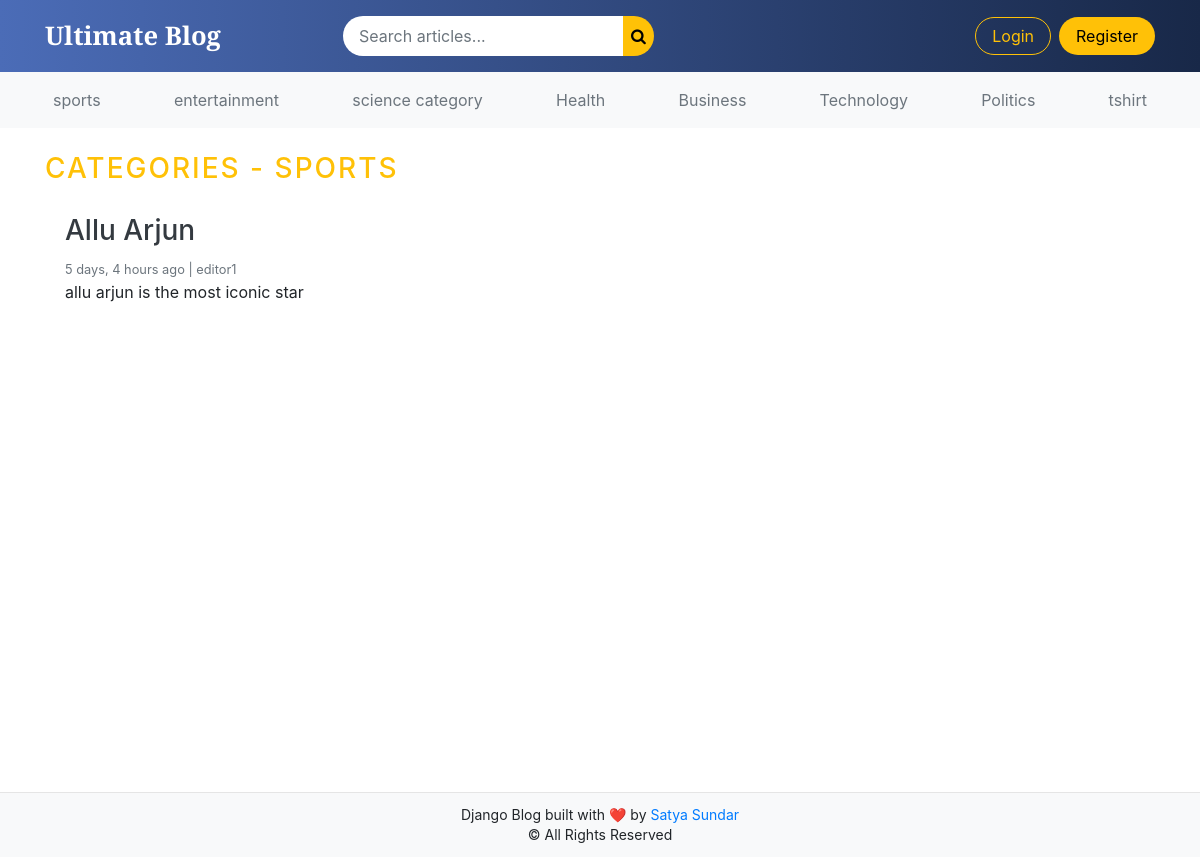
Page /category/1/ on the committed database.
### blogs/models.py (models this page shows, shortened)
class Category(models.Model):
    category_name =models.CharField(max_length=50, unique=True)
    created_at =models.DateTimeField(auto_now_add=True)
    updated_at =models.DateTimeField(auto_now=True)
    class Meta:
        verbose_name_plural ='Categories'
    def __str__(self):
        return self.category_name

class Blog(models.Model):
    title =models.CharField()
    slug =models.SlugField(max_length=150,unique=True)
    category=models.ForeignKey(Category, on_delete=models.CASCADE)
    author=models.ForeignKey(User, on_delete=models.CASCADE)
    featured_image =models.ImageField(upload_to='uploads/%y/%m/%d')
    short_description=models.TextField()
    blog_body =models.TextField(max_length=2000)
    status = models.CharField(max_length=20, choices=STATUS_CHOICES, default="Draft")
    is_featured=models.BooleanField(default=False)
    created_at=models.DateTimeField(auto_now_add=True)
    updated_at=models.DateTimeField(auto_now=True)

### blogs/views.py (the view)
# urls.py: path('<int:category_id>/',views.post_by_category,name='post_by_category')
def post_by_category(request, category_id):
    posts =Blog.objects.filter(status='Published', category=category_id)
    try:
        category =Category.objects.get(pk=category_id)
    except:
        return redirect('home')
    context={
        'posts':posts,
        'category':category,
    }
    return render(request,'post_by_category.html',context)

### blogs/context_processors.py (called while the page is built)
def get_categories(request):
    categories =Category.objects.all()
    return dict(categories=categories)

def get_social_links(request):
    social_links = SocialLink.objects.all()
    return dict(social_links=social_links)

### templates/post_by_category.html (shortened to what this page needs)
{% extends "base.html" %}
{% block content %}
<h3 class="text-uppercase text-warning" style="letter-spacing: 2px;">Categories - {{ category }}</h3>
  <div class="row mb-2">
    {% if posts %}
    {% for post in posts  %}
    <div class="col-md-6">
      <div class="card border-0" >
        <div class="card-body">
          <h3> <a href="{% url 'blogs' post.slug %}" class="text-dark">{{  post.title }}</a></h3>
          <small class="mb-1 text-muted">{{ post.created_at | timesince }} ago | {{ post.author }}</small>
          <p class="card-text">{{ post.short_description | truncatewords:25 }}</p>
        </div>
      </div>
    </div>
    {% endfor %}
    {% endif %}
  </div>
        </div>
</div>
{% endblock %}

### templates/base.html (shortened to what this page needs)
{% load static %}
<!DOCTYPE html>
<html lang="en">
<head>
    <link rel="stylesheet" href="https://getbootstrap.com/docs/4.0/dist/css/bootstrap.min.css">
    <link rel="stylesheet" href="{% static 'css/style.css' %}">
    <link rel="stylesheet" href="https://cdnjs.cloudflare.com/ajax/libs/font-awesome/4.7.0/css/font-awesome.min.css">
</head>
<body>
<div class="page-wrapper">
<nav class="navbar navbar-expand-lg custom-navbar sticky-top">
    <div class="container">
        <a class="navbar-brand logo-text" href="/">Ultimate Blog</a>
        <div class="collapse navbar-collapse" id="mainNavbar">
            <form class="form-inline mx-auto search-box" action="{% url 'search' %}" method="GET">
                <input class="form-control search-input" type="search" name="keyword"
                       value="{{ keyword }}" placeholder="Search articles...">
                <button class="btn btn-search p-2" type="submit">
                    <i class="fa fa-search"></i>
                </button>
            </form>
            <ul class="navbar-nav ml-auto align-items-center">
                {% if user.is_authenticated %}
                    <li class="nav-item">
                        <a class="nav-link nav-hover" href="{% url 'dashboard' %}">
                            <i class="fa fa-dashboard"></i> Dashboard
                        </a>
                    </li>
                    <li class="nav-item ml-2">
                       <form method="post" action="{% url 'logout' %}"
      onsubmit="return confirm('Are you sure you want to logout?');">
    {% csrf_token %}
    <button class="btn btn-logout" type="submit">Logout</button>
</form>
                    </li>
                {% else %}
                    <li class="nav-item">
                        <a class="btn btn-login" href="{% url 'login' %}">Login</a>
                    </li>
                    <li class="nav-item ml-2">
                        <a class="btn btn-register" href="{% url 'register' %}">Register</a>
                    </li>
                {% endif %}
            </ul>
        </div>
    </div>
</nav>
<div class="nav-scroller py-2 mb-3 bg-light">
    <div class="container">
        <nav class="nav d-flex justify-content-between">
            {% for cat in categories %}
                <a class="p-2 text-muted category-link"
                   href="{% url 'post_by_category' cat.id %}">
                    {{ cat.category_name }}
                </a>
            {% endfor %}
        </nav>
    </div>
</div>
<main id="page-content">
    <div class="container mt-4">
        {% block content %}
        {% endblock %}
<footer class="blog-footer">
    <div class="footer-inner">
        <span>
            Django Blog built with ❤️ by
            <a href="https://github.com/satyaumi/django-blocg" target="_blank">
                Satya Sundar
            </a>
        </span>
        <span class="d-block">© All Rights Reserved</span>
    </div>
</footer>
</body>
</html>

### static/css/style.css (style rules this page uses)
.custom-navbar { background: linear-gradient(90deg, #4b6cb7, #182848); padding: 12px 0; }
.logo-text { font-family: 'Playfair Display', serif; font-size: 1.6rem; color: #fff !important; font-weight: 700; }
.search-box { max-width: 420px; width: 100%; }
.search-input { border-radius: 30px 0 0 30px; border: none; padding: 8px 16px; }
.btn-search { border-radius: 0 30px 30px 0; background: #ffc107; border: none; color: #000; }
.btn-login { background: transparent; border: 1px solid #ffc107; color: #ffc107; border-radius: 20px; padding: 6px 16px; }
.btn-register { background: #ffc107; color: #000; border-radius: 20px; padding: 6px 16px; }
html, body { height: 100%; margin: 0; }
body { display: flex; flex-direction: column; }
#page-content { flex: 1; min-height: calc(100vh - 160px); }
.blog-footer { background: #f8f9fa; border-top: 1px solid #e5e5e5; padding: 12px 0; text-align: center; }
.footer-inner { font-size: 14px; line-height: 1.4; }

### rows in the picture
Category: category_name "sports", category_name "SPORTS"
Category: category_name "entertainment"
Category: category_name "science category"
Category: category_name "Health"
Category: category_name "Business"
Category: category_name "Technology"
Category: category_name "Politics"
Category: category_name "tshirt"
Blog: title "Allu Arjun", created_at "5 days, 4 hours", author "editor1", short_description "allu arjun is the most iconic star"
